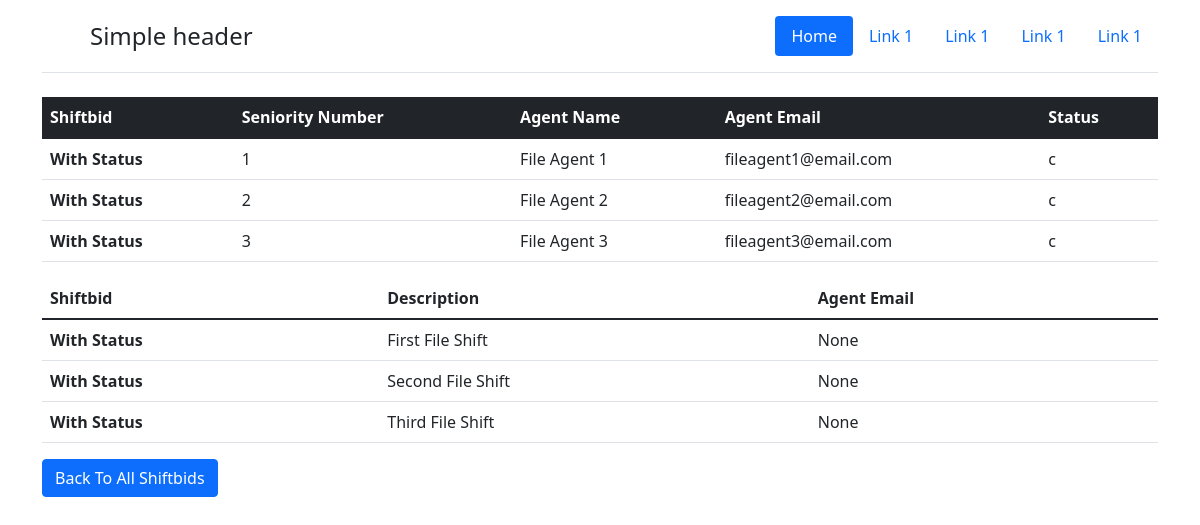
Page /sb/display/21 on the committed database.
### shiftbid/models.py (models this page shows, shortened)
class Seniority(models.Model):
    SENIORITYSTATUS = (
        ('c','created'),
        ('s','sent'),
        ('f','finished')
    )
    seniority_number = models.PositiveIntegerField()
    agent_name = models.CharField(max_length=50)
    agent_email = models.EmailField()
    seniority_status = models.CharField(max_length=1,choices = SENIORITYSTATUS, default='c')
    shiftbid = models.ForeignKey(Shiftbid, on_delete=models.CASCADE)

class Shiftbid(models.Model):
    SHIFTSTATUS = (
        ('c','created'),
        ('s','started'),
        ('e','stopped')
    )
    shiftbid_name = models.CharField(max_length=30)
    date_created = models.DateTimeField(auto_now_add=True)
    shift_status = models.CharField(max_length=1,choices=SHIFTSTATUS, default='c')
    class Meta:
        ordering = ['-date_created']

class Shift(models.Model):
    shift_description = models.CharField(max_length= 100)
    agent_email = models.EmailField(null=True)
    shiftbid = models.ForeignKey(Shiftbid, on_delete=models.CASCADE)

### shiftbid/views.py (the view)
# urls.py: path('display/<int:pk>',ShiftbidDisplayView.as_view(), name='shiftbid_display'),
class ShiftbidDisplayView(View):
    model1 = Shiftbid
    model2 = Seniority
    model3 = Shift
    def get(self,request,*args,**kwargs):
        sb = self.model1.objects.get(pk = kwargs['pk'])
        shifts = self.model3.objects.filter(shiftbid = sb)
        seniorities = self.model2.objects.filter(shiftbid = sb)
        context = {
            "shifts": shifts,
            "seniorities": seniorities
        }
        return render(request,'shiftbid/shiftbid_display.html',context=context)

### templates/shiftbid/shiftbid_display.html (shortened to what this page needs)
{% extends '../_base.html' %}
{% block content %}
<table class="table">
    <thead class="table-dark">
        <tr>
            <th scope="col">Shiftbid</th>
            <th scope="col">Seniority Number</th>
            <th scope="col">Agent Name</th>
            <th scope="col">Agent Email</th>
            <th scope="col">Status</th>
        </tr>
    </thead>
    <tbody>
        {% for seniority in seniorities %}
        <tr>
            <th scope="row">{{seniority.shiftbid.shiftbid_name}}</th>
            <td>{{seniority.seniority_number}}</td>
            <td>{{seniority.agent_name}}</td>
            <td>{{seniority.agent_email}}</td>
            <td>{{seniority.seniority_status}}</td>
        </tr>
        {% endfor %}
    </tbody>
</table>
<table class="table">
    <thead class="thead-light">
        <tr>
            <th scope="col">Shiftbid</th>
            <th scope="col">Description</th>
            <th scope="col">Agent Email</th>
        </tr>
    </thead>
    <tbody>
        {% for shift in shifts %}
        <tr>
            <th scope="row">{{shift.shiftbid.shiftbid_name}}</th>
            <td>{{shift.shift_description}}</td>
            <td>{{shift.agent_email}}</td>
        </tr>
        {% endfor %}
    </tbody>
</table>
<a href="{% url 'shiftbid_index' %}" class="btn btn-primary">Back To All Shiftbids</a>
{% endblock content %}

### rows in the picture
Seniority: shiftbid.shiftbid_name "With Status", seniority_number "1", agent_name "File Agent 1", agent_email "fileagent1@email.com", seniority_status "c"
Seniority: shiftbid.shiftbid_name "With Status", seniority_number "2", agent_name "File Agent 2", agent_email "fileagent2@email.com", seniority_status "c"
Seniority: shiftbid.shiftbid_name "With Status", seniority_number "3", agent_name "File Agent 3", agent_email "fileagent3@email.com", seniority_status "c"
Shift: shiftbid.shiftbid_name "With Status", shift_description "First File Shift", agent_email "None"
Shift: shiftbid.shiftbid_name "With Status", shift_description "Second File Shift", agent_email "None"
Shift: shiftbid.shiftbid_name "With Status", shift_description "Third File Shift", agent_email "None"
